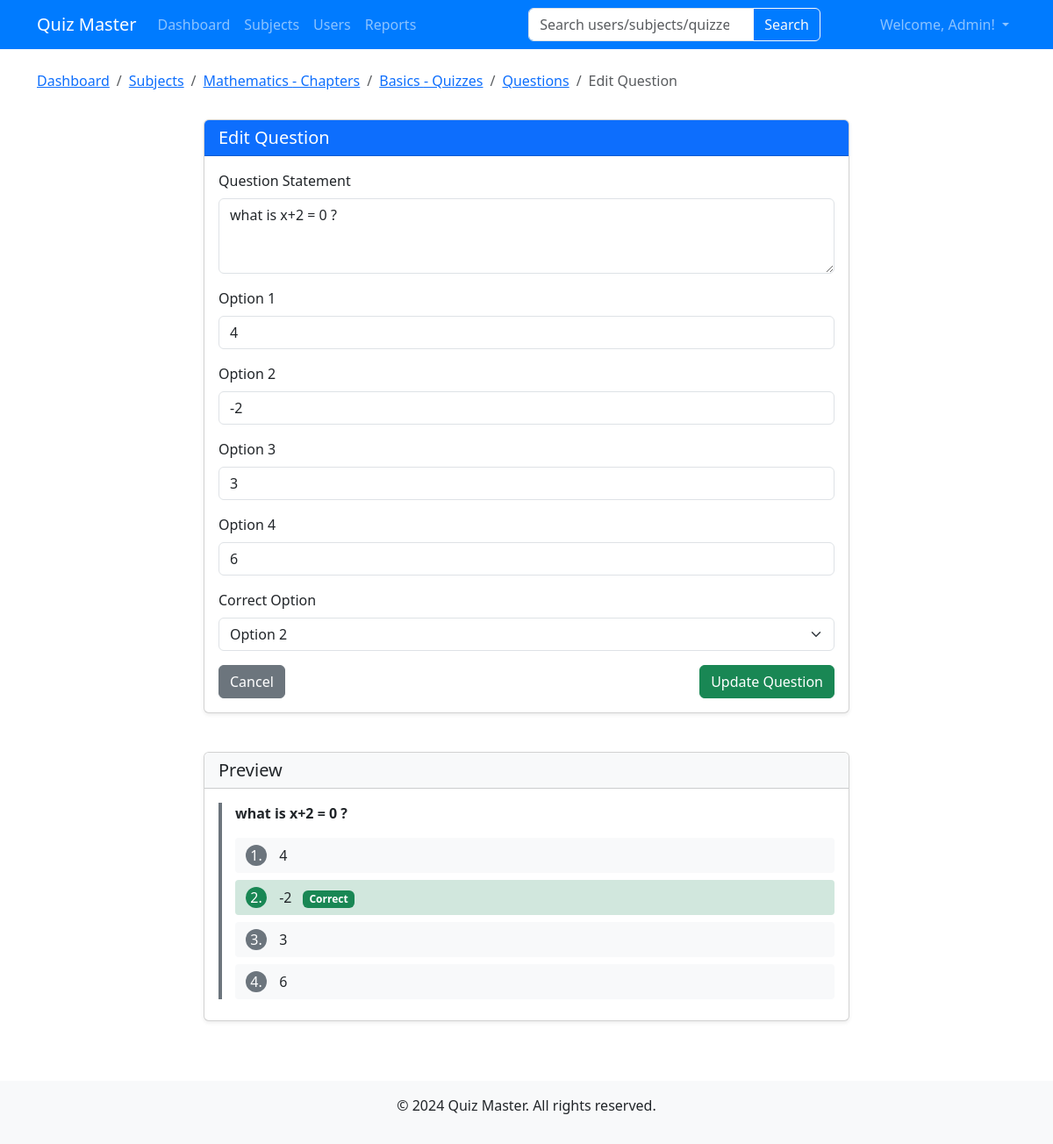
The page /admin/questions/edit/2 (signed in) on the database its author committed.
### models.py (models this page shows, shortened)
class User(db.Model,UserMixin):
    id = db.Column(db.Integer, primary_key=True)
    email = db.Column(db.String(120), unique=True, nullable=False)
    password = db.Column(db.String(200), nullable=False)
    full_name = db.Column(db.String(100), nullable=False)
    qualification = db.Column(db.String(100), nullable=True)
    dob = db.Column(db.String(20), nullable=True)
    is_admin = db.Column(db.Boolean, default=False)
    scores = db.relationship('Score', backref='user', lazy=True, cascade="all, delete-orphan")

class Subject(db.Model):
    id = db.Column(db.Integer, primary_key=True)
    name = db.Column(db.String(100), nullable=False)
    description = db.Column(db.Text, nullable=True)
    chapters = db.relationship('Chapter', backref='subject', lazy=True, cascade="all, delete-orphan")

class Chapter(db.Model):
    id = db.Column(db.Integer, primary_key=True)
    name = db.Column(db.String(100), nullable=False)
    description = db.Column(db.Text, nullable=True)
    subject_id = db.Column(db.Integer, db.ForeignKey('subject.id'), nullable=False)
    quizzes = db.relationship('Quiz', backref='chapter', lazy=True, cascade="all, delete-orphan")

class Question(db.Model):
    id = db.Column(db.Integer, primary_key=True)
    quiz_id = db.Column(db.Integer, db.ForeignKey('quiz.id'), nullable=False)
    question_statement = db.Column(db.Text, nullable=False)
    option1 = db.Column(db.String(200), nullable=False)
    option2 = db.Column(db.String(200), nullable=False)
    option3 = db.Column(db.String(200), nullable=False)
    option4 = db.Column(db.String(200), nullable=False)
    correct_option = db.Column(db.Integer, nullable=False)  # 1, 2, 3, or 4

### routes/admin.py (the view, shortened to what this page needs)
@admin.route('/questions/edit/<int:id>', methods=['GET', 'POST'])
@login_required
def edit_question(id):
    question = Question.query.get_or_404(id)
    return render_template('admin/edit_question.html', question=question)

### app.py (called while the page is built)
@login_manager.user_loader
def load_user(user_id):
    return User.query.get(int(user_id))

### routes/admin.py (called while the page is built)
@admin.before_request
def check_admin():
    if not current_user.is_authenticated or not current_user.is_admin:
        flash('You must be an admin to access this page.')
        return redirect(url_for('auth.login'))

### templates/admin/edit_question.html (shortened to what this page needs)
{% extends 'base.html' %}
{% block content %}
<div class="row mb-3">
    <div class="col-12">
        <nav aria-label="breadcrumb">
            <ol class="breadcrumb">
                <li class="breadcrumb-item"><a href="{{ url_for('admin.dashboard') }}">Dashboard</a></li>
                <li class="breadcrumb-item"><a href="{{ url_for('admin.subjects') }}">Subjects</a></li>
                <li class="breadcrumb-item"><a href="{{ url_for('admin.chapters', subject_id=question.quiz.chapter.subject_id) }}">{{ question.quiz.chapter.subject.name }} - Chapters</a></li>
                <li class="breadcrumb-item"><a href="{{ url_for('admin.quizzes', chapter_id=question.quiz.chapter_id) }}">{{ question.quiz.chapter.name }} - Quizzes</a></li>
                <li class="breadcrumb-item"><a href="{{ url_for('admin.questions', quiz_id=question.quiz_id) }}">Questions</a></li>
                <li class="breadcrumb-item active" aria-current="page">Edit Question</li>
            </ol>
        </nav>
    </div>
</div>
<div class="row">
    <div class="col-md-8 mx-auto">
        <div class="card shadow-sm">
            <div class="card-header bg-primary text-white">
                <h5 class="mb-0">Edit Question</h5>
            </div>
            <div class="card-body">
                <form method="POST" action="{{ url_for('admin.edit_question', id=question.id) }}">
                    <div class="mb-3">
                        <label for="question_statement" class="form-label">Question Statement</label>
                        <textarea class="form-control" id="question_statement" name="question_statement" rows="3" required>{{ question.question_statement }}</textarea>
                    </div>
                    <div class="mb-3">
                        <label for="option1" class="form-label">Option 1</label>
                        <input type="text" class="form-control" id="option1" name="option1" value="{{ question.option1 }}" required>
                    </div>
                    <div class="mb-3">
                        <label for="option2" class="form-label">Option 2</label>
                        <input type="text" class="form-control" id="option2" name="option2" value="{{ question.option2 }}" required>
                    </div>
                    <div class="mb-3">
                        <label for="option3" class="form-label">Option 3</label>
                        <input type="text" class="form-control" id="option3" name="option3" value="{{ question.option3 }}" required>
                    </div>
                    <div class="mb-3">
                        <label for="option4" class="form-label">Option 4</label>
                        <input type="text" class="form-control" id="option4" name="option4" value="{{ question.option4 }}" required>
                    </div>
                    <div class="mb-3">
                        <label for="correct_option" class="form-label">Correct Option</label>
                        <select class="form-select" id="correct_option" name="correct_option" required>
                            <option value="2" {% if question.correct_option == 2 %}selected{% endif %}>Option 2</option>
                        </select>
                    </div>
                    <div class="d-flex justify-content-between">
                        <a href="{{ url_for('admin.questions', quiz_id=question.quiz_id) }}" class="btn btn-secondary">Cancel</a>
                        <button type="submit" class="btn btn-success">Update Question</button>
                    </div>
                </form>
            </div>
        </div>
    </div>
</div>
<div class="row mt-4">
    <div class="col-md-8 mx-auto">
        <div class="card shadow-sm">
            <div class="card-header bg-light">
                <h5 class="mb-0">Preview</h5>
            </div>
            <div class="card-body">
                <div class="question-preview">
                    <p class="fw-bold mb-3">{{ question.question_statement }}</p>
                    <div class="options-list">
                        <div class="option {% if question.correct_option == 1 %}option-correct{% endif %}">
                            <span class="option-number">1.</span>
                            <span class="option-text">{{ question.option1 }}</span>
                        </div>
                        <div class="option {% if question.correct_option == 2 %}option-correct{% endif %}">
                            <span class="option-number">2.</span>
                            <span class="option-text">{{ question.option2 }}</span>
                            {% if question.correct_option == 2 %}<span class="badge bg-success ms-2">Correct</span>{% endif %}
                        </div>
                        <div class="option {% if question.correct_option == 3 %}option-correct{% endif %}">
                            <span class="option-number">3.</span>
                            <span class="option-text">{{ question.option3 }}</span>
                        </div>
                        <div class="option {% if question.correct_option == 4 %}option-correct{% endif %}">
                            <span class="option-number">4.</span>
                            <span class="option-text">{{ question.option4 }}</span>
                        </div>
                    </div>
                </div>
            </div>
        </div>
    </div>
</div>
{% endblock %}

### templates/base.html (shortened to what this page needs)
<!DOCTYPE html>
<html lang="en">
<head>
    <link href="https://cdn.jsdelivr.net/npm/bootstrap@5.3.0-alpha1/dist/css/bootstrap.min.css" rel="stylesheet">
    <link rel="stylesheet" href="{{ url_for('static', filename='css/style.css') }}">
</head>
<body>
    <nav class="navbar navbar-expand-lg navbar-dark bg-primary">
        <div class="container">
            <a class="navbar-brand" href="/">Quiz Master</a>
            <div class="collapse navbar-collapse" id="navbarNav">
                <ul class="navbar-nav me-auto">
                    {% if current_user.is_authenticated %}
                        {% if current_user.is_admin %}
                            <li class="nav-item">
                                <a class="nav-link" href="{{ url_for('admin.dashboard') }}">Dashboard</a>
                            </li>
                            <li class="nav-item">
                                <a class="nav-link" href="{{ url_for('admin.subjects') }}">Subjects</a>
                            </li>
                            <li class="nav-item">
                                <a class="nav-link" href="{{ url_for('admin.users') }}">Users</a>
                            </li>
                            <li class="nav-item">
                                <a class="nav-link" href="{{ url_for('admin.reports') }}">Reports</a>
                            </li>
                        {% endif %}
                    {% endif %}
                </ul>
                {% if current_user.is_authenticated %}
                <form class="d-flex mx-auto" method="GET" action="{% if current_user.is_admin %}{{ url_for('admin.search') }}{% else %}{{ url_for('user.search') }}{% endif %}">
                    <div class="input-group">
                        <input class="form-control" type="search" name="query" placeholder="{% if current_user.is_admin %}Search users/subjects/quizzes{% else %}Search subjects/quizzes{% endif %}" aria-label="Search">
                        <button class="btn btn-outline-light" type="submit">Search</button>
                    </div>
                </form>
                {% endif %}
                <ul class="navbar-nav">
                    {% if current_user.is_authenticated %}
                        <li class="nav-item dropdown">
                            <a class="nav-link dropdown-toggle" href="#" id="navbarDropdown" role="button" data-bs-toggle="dropdown" aria-expanded="false">
                                Welcome, {{ current_user.full_name }}!
                            </a>
                        </li>
                    {% endif %}
                </ul>
            </div>
        </div>
    </nav>
    <div class="container mt-4">
        {% block content %}{% endblock %}
    </div>
    <footer class="mt-5 py-3 bg-light text-center">
        <div class="container">
            <p>&copy; 2024 Quiz Master. All rights reserved.</p>
        </div>
    </footer>
</body>
</html>

### static/css/style.css (style rules this page uses)
.navbar { background-color: #007bff !important; }
.form-label { font-weight: 500; }
.card { box-shadow: 0 4px 6px rgba(0,0,0,0.1); margin-bottom: 20px; }
.card-header { font-weight: 500; }
footer { margin-top: 30px; padding: 20px 0; background-color: #f8f9fa; }

### templates/admin/edit_question.html (style rules this page uses)
.options-list .option { padding: 8px 12px; margin-bottom: 8px; border-radius: 4px; background-color: #f8f9fa; }
.options-list .option-correct { background-color: #d1e7dd; }
.options-list .option-number { display: inline-block; width: 24px; height: 24px; line-height: 24px; text-align: center; border-radius: 50%; background-color: #6c757d; color: white; margin-right: 10px; }
.options-list .option-correct .option-number { background-color: #198754; }
.question-preview { border-left: 4px solid #6c757d; padding-left: 15px; }

### rows shown on the page
User: full_name "Admin"
Subject: quiz.chapter.subject.name "Mathematics"
Chapter: quiz.chapter.name "Basics"
Question: question_statement "what is x+2 = 0 ?", option1 "4", option2 "-2", option3 "3", option4 "6", correct_option "Option 2"
